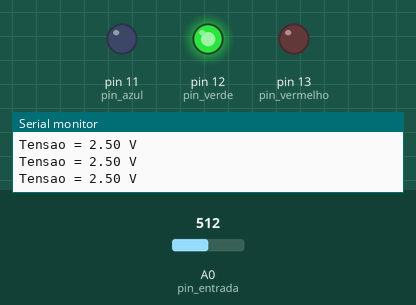
Bench run of a sketch on a simulated Arduino Uno, built with avr-gcc and run on an emulated ATmega328P. On the bench: output pins drawn as LEDs (lit = HIGH), the last lines printed to the serial monitor. Inputs (shaded band) come from the test bench; at power-on: A0 (pin_entrada) = 512.

Above: at 1.2 s.
1.3 s: A0 (pin_entrada) set to 112
4.3 s: A0 (pin_entrada) set to 93
At 4.9 s:
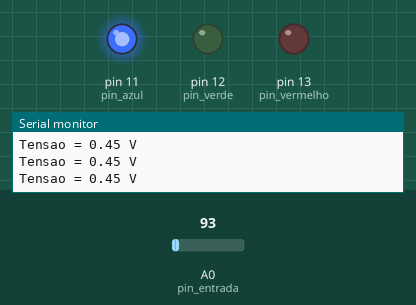
5.8 s: A0 (pin_entrada) set to 1023
At 6.7 s:
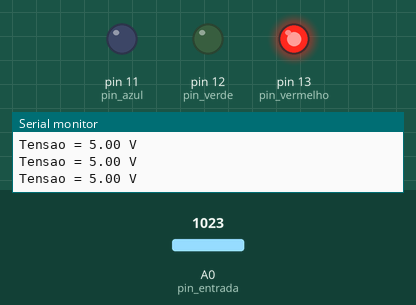
7.3 s: A0 (pin_entrada) set to 935
10.3 s: A0 (pin_entrada) set to 911
At 11.6 s:
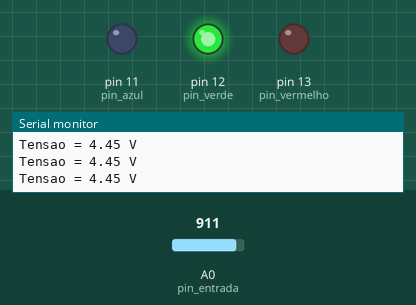
13.3 s: A0 (pin_entrada) set to 0
At 14.1 s:
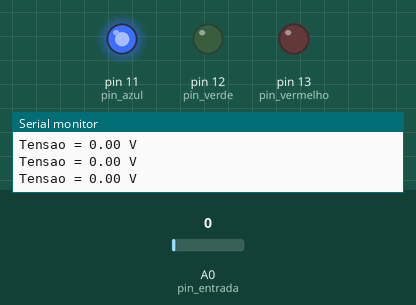
Timing chart, 0 to 15.8 s (numbered marks = the images above; inputs shaded):
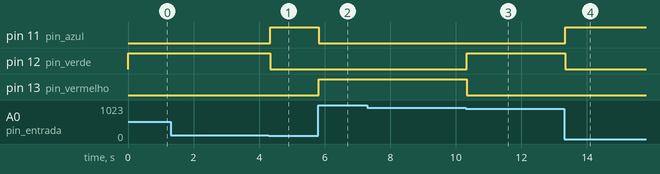

The sketch:

Exercicio1.ino
```cpp
const int pin_entrada = A0;
const int pin_azul = 11;
const int pin_verde = 12;
const int pin_vermelho = 13;
int valor;
float tensao;

void setup() {
  pinMode(pin_entrada, INPUT);
  pinMode(pin_azul, OUTPUT);
  pinMode(pin_verde, OUTPUT);
  pinMode(pin_vermelho, OUTPUT);
  Serial.begin(9600);

}

void loop() {
  valor = analogRead(pin_entrada);
  tensao = float(valor)*5/1023;
  Serial.print("Tensao = ");
  Serial.print(tensao);
  Serial.println(" V");

  if (tensao < 0.5 ) {
    digitalWrite(pin_azul, 1);
    digitalWrite(pin_verde, 0);
    digitalWrite(pin_vermelho, 0);
  }
  else if (tensao <= 4.5) {
    digitalWrite(pin_azul, 0);
    digitalWrite(pin_verde, 1);
    digitalWrite(pin_vermelho, 0);
  }
  else {
    digitalWrite(pin_azul, 0);
    digitalWrite(pin_verde, 0);
    digitalWrite(pin_vermelho, 1);
  }
}
```

Measured:
- the behaviour switches between 103 and 102 on A0 (pin_entrada) (found by bisection; images 0 and 1)
- the behaviour switches between 921 and 920 on A0 (pin_entrada) (found by bisection; images 2 and 3)
- after the input at 4.3 s, pin 11 (pin_azul): LOW → HIGH at once; pin 12 (pin_verde): HIGH → LOW at once
- after the input at 5.8 s, pin 11 (pin_azul): HIGH → LOW at once; pin 13 (pin_vermelho): LOW → HIGH at once
- after the input at 10.3 s, pin 12 (pin_verde): LOW → HIGH at once; pin 13 (pin_vermelho): HIGH → LOW at once
- after the input at 13.3 s, pin 11 (pin_azul): LOW → HIGH at once; pin 12 (pin_verde): HIGH → LOW at once
